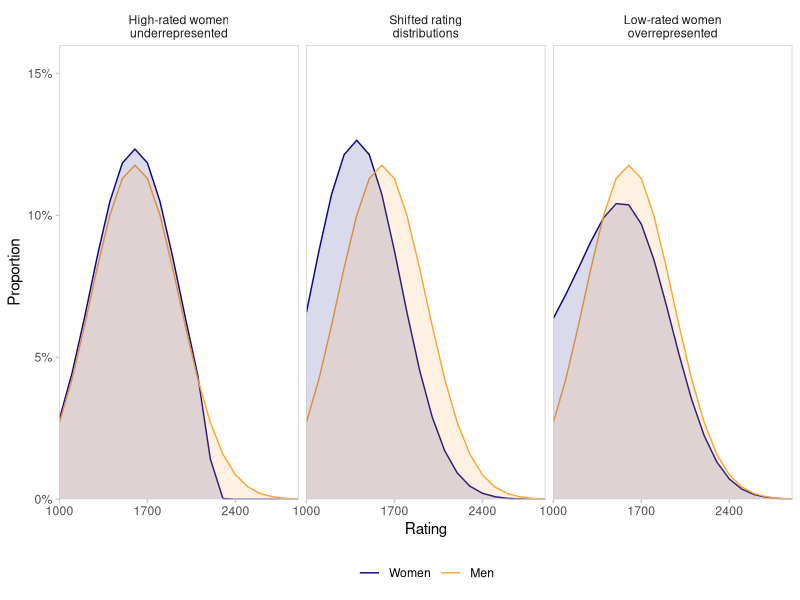

The R source for this figure:
library(tidyverse)


tibble(Rating = seq(1000, 2900, by = 100)) %>%
  mutate(Men_1 = dnorm(Rating, 1600, 350), Men_2 = Men_1, Men_3 = Men_1) %>%
  mutate(Women_1 = Men_1 * (tanh((2200 - Rating) / 50) + 1) / 2) %>%
  mutate(Women_2 = dnorm(Rating, 1400, 350)) %>%
  mutate(Women_3 = Men_1 * (1 + 0.2*exp(-(Rating - 1400) / 180))) %>%
  pivot_longer(!Rating, values_to = "Proportion") %>%
  separate(col = name, into = c("gender", "scenario"), sep = "_") %>%
  mutate(Proportion = Proportion / sum(Proportion), .by = c(gender, scenario)) %>%
  mutate(gender = fct_relevel(gender, "Women", "Men")) %>%
  mutate(scenario = as_factor(case_when(
    scenario == "1" ~ str_c("High-rated women\nunderrepresented"),
    scenario == "2" ~ str_c("Shifted rating\ndistributions"),
    scenario == "3" ~ str_c("Low-rated women\noverrepresented")
  ))) %>%
  ggplot() +
  geom_line(aes(x = Rating, y = Proportion, colour = gender)) +
  geom_area(aes(x = Rating, y = Proportion, fill = gender),
            alpha = 0.15, position = "identity") +
  scale_x_continuous(expand = c(0, 0), breaks = c(1000, 1700, 2400)) +
  scale_y_continuous(labels = scales::percent, limits = c(0, 0.16),
                     breaks = c(0, 0.05, 0.1, 0.15), expand = c(0, 0)) +
  scale_colour_viridis_d(option = "C", end = 0.8) +
  scale_fill_viridis_d(option = "C", end = 0.8) +
  guides(fill = "none") +
  facet_wrap(~ scenario) +
  theme_minimal() +
  theme(panel.grid = element_blank(),
        axis.line = element_blank(),
        axis.ticks = element_line(colour = "grey80"),
        panel.border = element_rect(colour = "grey80", fill = NA),
        panel.background = element_blank(),
        legend.title = element_blank(),
        legend.position = "bottom",
        strip.background = element_blank(),
        strip.placement = "outside")
#ggsave("figures/conceptual.pdf", device = cairo_pdf, width = 4.8, height = 2.5)
